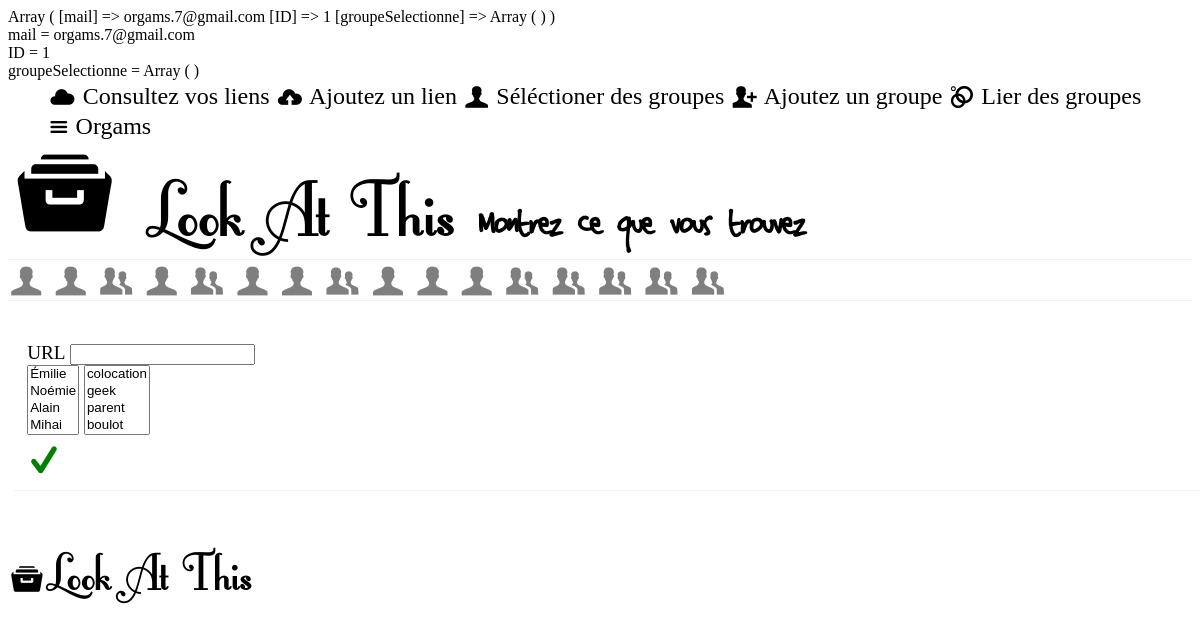
Page /ajoutLien.php on the committed database.
### tables this page shows
CREATE TABLE IF NOT EXISTS `utilisateur` (
  `ID` int(11) NOT NULL AUTO_INCREMENT,
  `mail` varchar(255) NOT NULL,
  `pseudonyme` varchar(255) NOT NULL,
  `Pass` varchar(255) NOT NULL,
  PRIMARY KEY (`ID`)
);

CREATE TABLE IF NOT EXISTS `groupe` (
  `ID` int(11) NOT NULL AUTO_INCREMENT,
  `nom` varchar(255) NOT NULL,
  `couleur` varchar(7) NOT NULL,
  `typePersonne` tinyint(1) NOT NULL,
  PRIMARY KEY (`ID`)
);

### enTete.php (called while the page is built)
<?php
  include("navigation.php");
  include("header.php");
  include("informations.php");
?>

### ajoutLien.php (the view, shortened to what this page needs)
<?php include("topPage.php"); ?>
<html>
  <?php include("head.php"); ?>
  <body>
    <?php
      include("enTete.php");
    ?>
    <form method="post" name="formulaire" action="ajoutLienFonction.php">
      <br/>
      <label for="url">URL</label>
      <input type="text" name="url" id="url"/><br/>
      <?php
        $req = $bdd->prepare('SELECT nom, ID
                              FROM utilisateur_groupe AS UG
                              INNER JOIN groupe ON UG.ID_groupe = groupe.ID
                              WHERE groupe.typePersonne =?');
        $req->execute(array(1));
      ?>
      <select name="personne[]" multiple="multiple">
        <?php
          while($donnee = $req->fetch()){
            echo "<option value='".$donnee['ID']."'>".$donnee['nom']."</option>";
          }
        ?>
      </select>
      <?php
        $req->execute(array(0));
      ?>
      <select name="groupe[]" multiple="multiple">
        <?php
          while($donnee = $req->fetch()){
            echo "<option value='".$donnee['ID']."'>".$donnee['nom']."</option>";
          }
        ?>
      </select>
      <br/>
      <a href="#" onClick=formulaire.submit()><span class="logo valider">W</span></a></td>
    </form>
    <?php include("footer.php"); ?>
  </body>
</html>

### navigation.php
<nav>
  <ul>
    <li><a href="index.php"><span class=logo>y</span> Consultez vos liens</a></li>
    <li><a href="ajoutLien.php"><span class=logo>z</span> Ajoutez un lien</a></li>
    <li><a href="selectionGroupe.php"><span class=logo>+</span> Séléctioner des groupes</a></li>
    <li><a href="ajoutGroupe.php"><span class=logo>-</span> Ajoutez un groupe</a></li>
    <li><a href="lierGroupe.php"><span class=logo>L</span> Lier des groupes</a></li>
    <li><a href="#"><span class=logo>i</span> <?php echo $pseudonyme ?> </a></li>
  </ul>
</nav>

### informations.php (shortened to what this page needs)
<?php
  $groupeExiste = count($_SESSION['groupeSelectionne']) != 0;
  $base = "SELECT couleur, typePersonne AS type, nom, ID
           FROM groupe ";
  if($groupeExiste){
    $place_holders = implode(',', array_fill(0, count($_SESSION['groupeSelectionne']), '?'));
    $sqlGroupe = $base."WHERE ID IN ($place_holders)";
    $reqGroupe = $bdd->prepare($sqlGroupe);
    $reqGroupe->execute($_SESSION['groupeSelectionne']);
    $sqlNotGroupe = $base."WHERE ID NOT IN ($place_holders)";
    $reqNotGroupe = $bdd->prepare($sqlNotGroupe);
    $reqNotGroupe->execute($_SESSION['groupeSelectionne']);
  }else{
    $reqNotGroupe = $bdd->prepare("SELECT couleur, typePersonne AS type, nom, ID
                          FROM groupe
                          INNER JOIN utilisateur_groupe AS UG ON UG.ID_groupe = groupe.ID
                          WHERE ID_utilisateur = ?");
    $reqNotGroupe->execute(array($_SESSION['ID']));
  }
?>
<section class=informations>
  <?php
    while ($donnees = $reqNotGroupe->fetch())
    {
      iconeGroupe($donnees['couleur'], $donnees['type'], $donnees['nom'], $donnees['ID']);
    }
  ?>
</section>

### fonction.php (shortened to what this page needs)
<?php
function iconeGroupe($couleur, $type, $nom, $valeur) {
  if (in_array($valeur, $_SESSION['groupeSelectionne'])){?>
    <a href='modifTableauSession.php?action=retirer&id=<?php echo $valeur ?>'>
  <?php
  }else{
  ?>
    <a href='modifTableauSession.php?action=ajouter&id=<?php echo $valeur ?>'>
    <?php
  }
  if (!in_array($valeur, $_SESSION['groupeSelectionne'])){
    $couleur = "rgba(0,0,0,0.5)";
  }
  ?>
  <span class=logo style=color:<?php echo $couleur ?> title=<?php echo $nom ?> >
  <?php
  if ($type){
    echo "+";
  }else{
    echo ",";
  }
  ?>
  </span></a>
<?php
}
?>

### style.css (style rules this page uses)
.logo { font-family: 'entyporegular'; display: inline-block; position: relative; font-size: 2em; top: 5px; }
nav ul { margin: 0em; }
nav li { display: inline-block; }
nav { position: float; float: right; right: 0.1em; display: inline-block; }
nav { font-size: 1.5em; }
section.informations { border-bottom: 1px solid rgba(0,0,0,.05); font-size: 2em; }
section.lien, form { border-bottom: 1px solid rgba(0,0,0,.05); padding: 0.7em; margin: 0.3em; position: relative; font-size: 1.2em; }
form { width: 100%; }
.valider { color: green; font-size: 4em; }
a { color : black; font-style: normal; text-decoration: none; }

### rows in the picture
utilisateur: pseudonyme "Orgams"
groupe: $donnee['ID'] 1 (drawn)
groupe: $donnee['ID'] 2 (drawn)
groupe: $donnee['ID'] 3 (drawn)
groupe: $donnee['ID'] 4 (drawn)
groupe: $donnee['ID'] 5 (drawn)
groupe: $donnee['ID'] 6 (drawn)
groupe: $donnee['ID'] 7 (drawn)
groupe: $donnee['ID'] 9 (drawn)
groupe: $donnee['ID'] 13 (drawn)
groupe: $donnee['ID'] 14 (drawn)

### other values in the picture
$key "mail"
$key "ID"
$key "groupeSelectionne"
